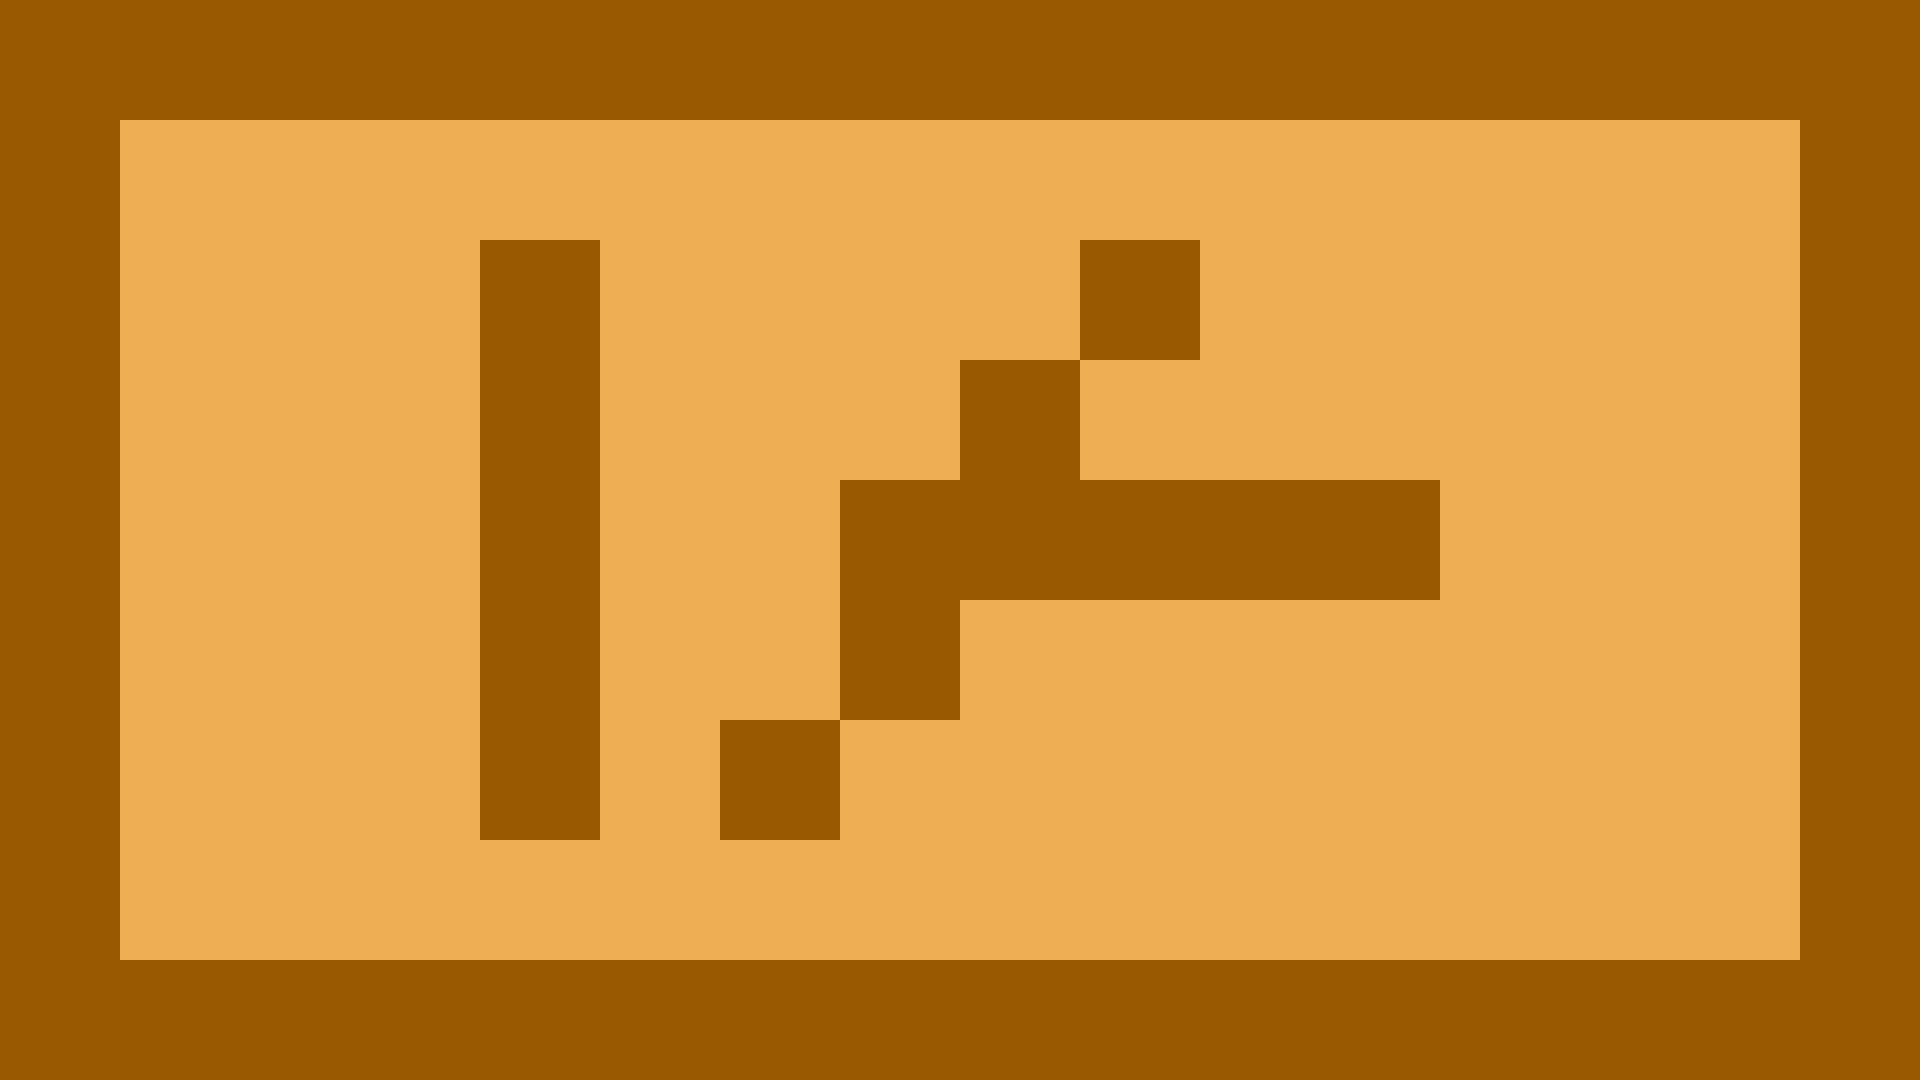

The image is a tile-based game level rendered from a .tmx file. Its description and source (layers, tilesets, objects; grid data summarised) follow:
An orthogonal 16x9 tile map with 120x120 px tiles, 2 tile layers (walls, tiles).

<map version="1.0" orientation="orthogonal" width="16" height="9" tilewidth="120" tileheight="120">
 <tileset firstgid="1" name="test2" tilewidth="120" tileheight="120">
  <image source="TestTiles2.png" width="240" height="120" />
 </tileset>
 <layer name="walls" width="16" height="9">
  <data>[144 cells, 61 non-empty, 1 distinct tile ids]</data>
 </layer>
 <layer name="tiles" width="16" height="9">
  <data>[144 cells, 84 non-empty, 1 distinct tile ids]</data>
 </layer>
</map>